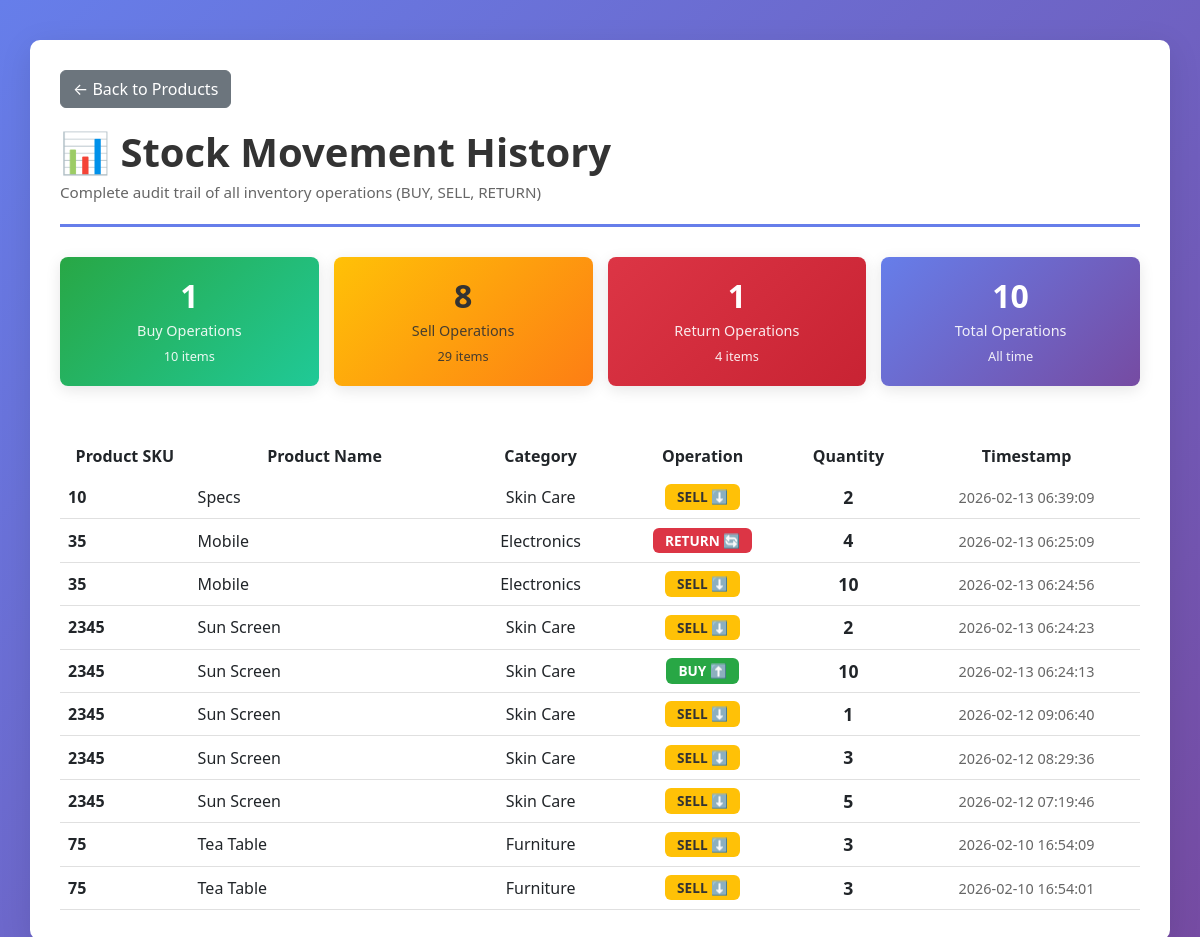
The page /stock-history on the database as committed earlier.
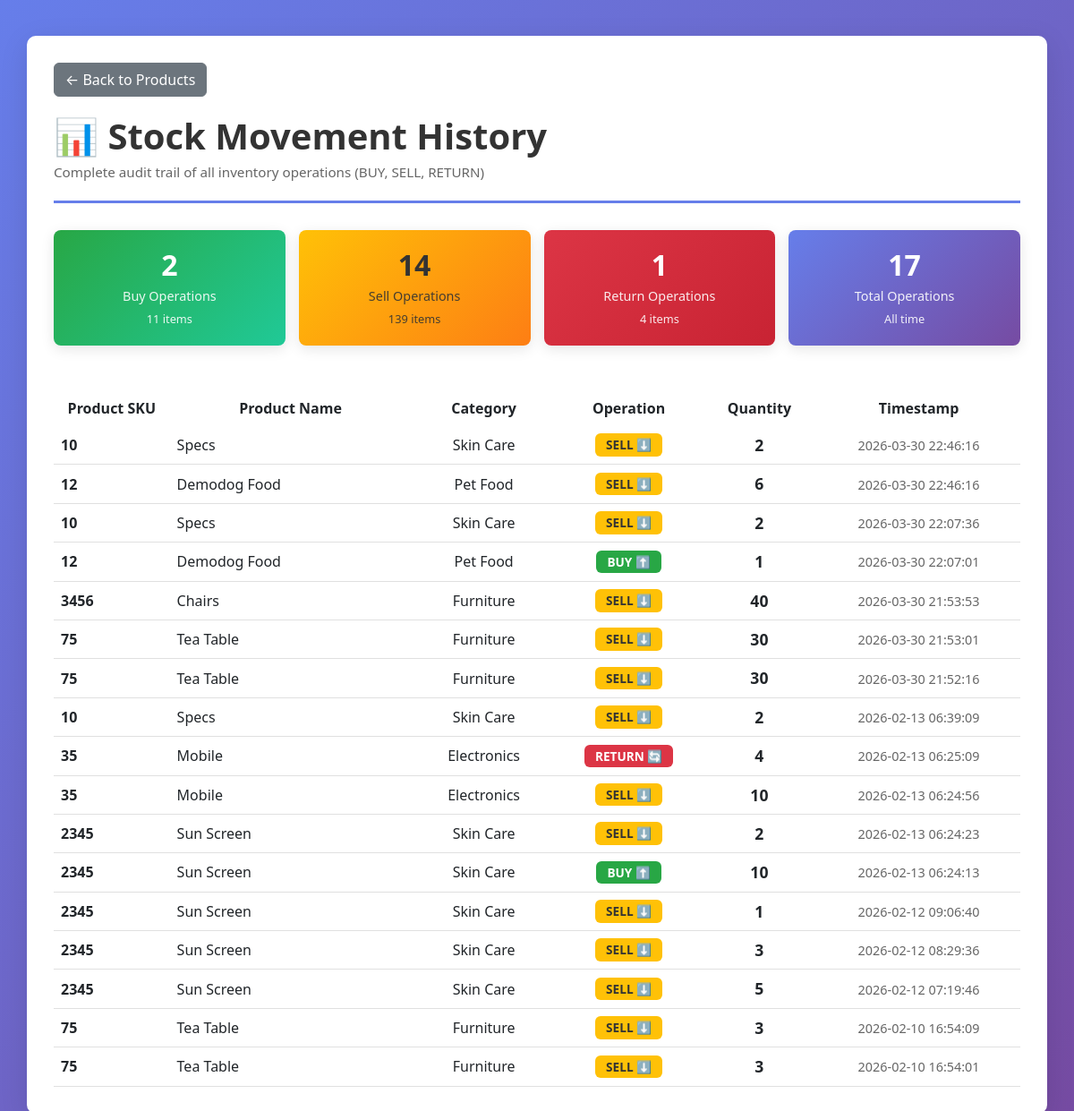
The same page on the database as committed later.
### tables this page shows
CREATE TABLE `STOCK MOVEMENT` (
            id INTEGER PRIMARY KEY AUTOINCREMENT,
            product_id INTEGER NOT NULL,
            type TEXT NOT NULL,
            quantity INTEGER NOT NULL,
            timestamp TIMESTAMP DEFAULT CURRENT_TIMESTAMP, discount REAL DEFAULT 0, final_price REAL, profit REAL,
            FOREIGN KEY (product_id) REFERENCES `PRODUCT TABLE (Core Table)`(ID)
        );

CREATE TABLE `PRODUCT TABLE (Core Table)` (
            ID INTEGER PRIMARY KEY AUTOINCREMENT,
            sku TEXT NOT NULL UNIQUE,
            Name TEXT NOT NULL,
            category_id INTEGER,
            price REAL NOT NULL,
            quantity INTEGER NOT NULL,
            shelf_number TEXT NOT NULL,
            reorder_level INTEGER NOT NULL,
            created_at TIMESTAMP DEFAULT CURRENT_TIMESTAMP, barcode_path TEXT, buy_price REAL NOT NULL DEFAULT 0, sell_price REAL NOT NULL DEFAULT 0,
            FOREIGN KEY (category_id) REFERENCES `CATEGORY TABLE`(id)
        );

CREATE TABLE `CATEGORY TABLE` (
            id INTEGER PRIMARY KEY AUTOINCREMENT,
            name TEXT NOT NULL,
            created_at TIMESTAMP DEFAULT CURRENT_TIMESTAMP
        );

### app.py (the view)
@app.route('/stock-history')
def stock_history():
    conn = get_db_connection()
    movements = conn.execute('''
        SELECT sm.id, sm.product_id, sm.type, sm.quantity, sm.timestamp,
               p.sku, p.Name, c.name as category_name
        FROM `STOCK MOVEMENT` sm
        JOIN `PRODUCT TABLE (Core Table)` p ON sm.product_id = p.ID
        LEFT JOIN `CATEGORY TABLE` c ON p.category_id = c.id
        ORDER BY sm.timestamp DESC
    ''').fetchall()
    conn.close()
    return render_template('stock_history.html', movements=movements)

### app.py (called while the page is built)
def get_db_connection():
    conn = sqlite3.connect(DATABASE)
    conn.row_factory = sqlite3.Row
    return conn

### templates/stock_history.html (shortened to what this page needs)
<!DOCTYPE html>
<html lang="en">
<head>
    <link href="https://cdn.jsdelivr.net/npm/bootstrap@5.3.0/dist/css/bootstrap.min.css" rel="stylesheet">
</head>
<body>
    <div class="container">
        <a href="/products" class="btn btn-secondary btn-back">← Back to Products</a>
        <div class="header">
            <h1>📊 Stock Movement History</h1>
            <p>Complete audit trail of all inventory operations (BUY, SELL, RETURN)</p>
        </div>
        {% if movements %}
            {% set buy_count = movements|selectattr('type', 'equalto', 'BUY')|list|length %}
            {% set sell_count = movements|selectattr('type', 'equalto', 'SELL')|list|length %}
            {% set return_count = movements|selectattr('type', 'equalto', 'RETURN')|list|length %}
            {% set buy_qty = movements|selectattr('type', 'equalto', 'BUY')|map(attribute='quantity')|sum %}
            {% set sell_qty = movements|selectattr('type', 'equalto', 'SELL')|map(attribute='quantity')|sum %}
            {% set return_qty = movements|selectattr('type', 'equalto', 'RETURN')|map(attribute='quantity')|sum %}
            <div class="stats">
                <div class="stat-card buy">
                    <h3>{{ buy_count }}</h3>
                    <p>Buy Operations</p>
                    <p style="font-size: 0.8rem;">{{ buy_qty }} items</p>
                </div>
                <div class="stat-card sell">
                    <h3>{{ sell_count }}</h3>
                    <p>Sell Operations</p>
                    <p style="font-size: 0.8rem;">{{ sell_qty }} items</p>
                </div>
                <div class="stat-card return">
                    <h3>{{ return_count }}</h3>
                    <p>Return Operations</p>
                    <p style="font-size: 0.8rem;">{{ return_qty }} items</p>
                </div>
                <div class="stat-card">
                    <h3>{{ movements|length }}</h3>
                    <p>Total Operations</p>
                    <p style="font-size: 0.8rem;">All time</p>
                </div>
            </div>
        {% endif %}
        <div class="table-wrapper">
            {% if movements %}
                <table class="table table-hover" style="margin-bottom: 0;">
                    <thead>
                        <tr>
                            <th style="width: 12%;">Product SKU</th>
                            <th style="width: 25%;">Product Name</th>
                            <th style="width: 15%;">Category</th>
                            <th style="width: 15%;">Operation</th>
                            <th style="width: 12%;">Quantity</th>
                            <th style="width: 21%;">Timestamp</th>
                        </tr>
                    </thead>
                    <tbody>
                        {% for movement in movements %}
                            <tr>
                                <td><strong>{{ movement.sku }}</strong></td>
                                <td>{{ movement.Name }}</td>
                                <td>
                                    {% if movement.category_name %}
                                        {{ movement.category_name }}
                                    {% else %}
                                        <span style="color: #999;">Uncategorized</span>
                                    {% endif %}
                                </td>
                                <td>
                                    {% if movement.type == 'BUY' %}
                                        <span class="badge badge-buy">BUY ⬆️</span>
                                    {% elif movement.type == 'SELL' %}
                                        <span class="badge badge-sell">SELL ⬇️</span>
                                    {% elif movement.type == 'RETURN' %}
                                        <span class="badge badge-return">RETURN 🔄</span>
                                    {% else %}
                                        <span class="badge bg-secondary">{{ movement.type }}</span>
                                    {% endif %}
                                </td>
                                <td>
                                    <span class="quantity">{{ movement.quantity }}</span>
                                </td>
                                <td>
                                    <span class="timestamp">{{ movement.timestamp }}</span>
                                </td>
                            </tr>
                        {% endfor %}
                    </tbody>
                </table>
            {% else %}
                <div class="no-data">
                    <h5>No stock movements recorded yet</h5>
                    <p>Start by adding products and performing buy/sell/return operations</p>
                </div>
            {% endif %}
        </div>
    </div>
</body>
</html>

### templates/stock_history.html (style rules this page uses)
body { background: linear-gradient(135deg, #667eea 0%, #764ba2 100%); min-height: 100vh; padding: 20px; }
.container { background: white; border-radius: 10px; box-shadow: 0 8px 32px rgba(0, 0, 0, 0.1); padding: 30px; margin-top: 20px; }
.header { margin-bottom: 30px; padding-bottom: 20px; border-bottom: 3px solid #667eea; }
.header h1 { color: #333; font-weight: bold; margin: 0; }
.header p { color: #666; margin: 5px 0 0 0; font-size: 0.95rem; }
.btn-back { display: inline-block; margin-bottom: 20px; }
.table-wrapper { overflow-x: auto; }
table { margin-top: 20px; }
th { background-color: #667eea; color: white; font-weight: 600; text-align: center; padding: 15px 10px; border: none; }
td { padding: 12px 10px; text-align: center; vertical-align: middle; border-bottom: 1px solid #e0e0e0; }
td:first-child { text-align: left; }
td:nth-child(2) { text-align: left; }
.badge { padding: 6px 12px; font-size: 0.85rem; font-weight: 600; }
.badge-buy { background-color: #28a745; color: white; }
.badge-sell { background-color: #ffc107; color: #333; }
.badge-return { background-color: #dc3545; color: white; }
.quantity { font-weight: 600; font-size: 1.1rem; }
.timestamp { font-size: 0.9rem; color: #666; }
.stats { display: grid; grid-template-columns: repeat(auto-fit, minmax(150px, 1fr)); gap: 15px; margin-bottom: 30px; }
.stat-card { background: linear-gradient(135deg, #667eea 0%, #764ba2 100%); color: white; padding: 20px; border-radius: 8px; text-align: center; box-shadow: 0 4px 15px rgba(0, 0, 0, 0.1); }
.stat-card h3 { margin: 0; font-size: 2rem; font-weight: bold; }
.stat-card p { margin: 5px 0 0 0; font-size: 0.9rem; opacity: 0.9; }
.stat-card.buy { background: linear-gradient(135deg, #28a745 0%, #20c997 100%); }
.stat-card.sell { background: linear-gradient(135deg, #ffc107 0%, #fd7e14 100%); color: #333; }
.stat-card.return { background: linear-gradient(135deg, #dc3545 0%, #c82333 100%); }

Rows that differ between the two databases and show on the page:
added STOCK MOVEMENT: sku "10", Name "Specs", category_name "Skin Care", type "SELL ⬇️", quantity "2", timestamp "2026-03-30 22:46:16"
added STOCK MOVEMENT: sku "12", Name "Demodog Food", category_name "Pet Food", type "SELL ⬇️", quantity "6", timestamp "2026-03-30 22:46:16"
added STOCK MOVEMENT: sku "10", Name "Specs", category_name "Skin Care", type "SELL ⬇️", quantity "2", timestamp "2026-03-30 22:07:36"
added STOCK MOVEMENT: sku "12", Name "Demodog Food", category_name "Pet Food", type "BUY ⬆️", quantity "1", timestamp "2026-03-30 22:07:01"
added STOCK MOVEMENT: sku "3456", Name "Chairs", category_name "Furniture", type "SELL ⬇️", quantity "40", timestamp "2026-03-30 21:53:53"
added STOCK MOVEMENT: sku "75", Name "Tea Table", category_name "Furniture", type "SELL ⬇️", quantity "30", timestamp "2026-03-30 21:53:01"
added STOCK MOVEMENT: sku "75", Name "Tea Table", category_name "Furniture", type "SELL ⬇️", quantity "30", timestamp "2026-03-30 21:52:16"
Other text that changed with them:
{{ buy_count }}: "1" → "2"
{{ buy_qty }}: "10" → "11"
{{ sell_count }}: "8" → "14"
{{ sell_qty }}: "29" → "139"
{{ movements|length }}: "10" → "17"
